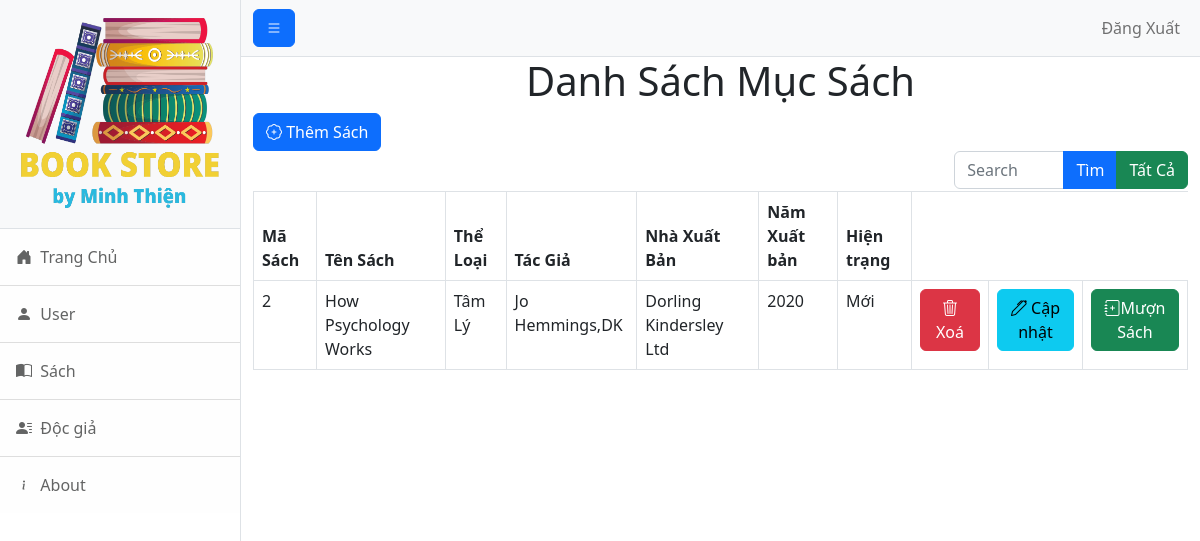
The page /thuvien/Sach/book.php on the database as committed earlier.
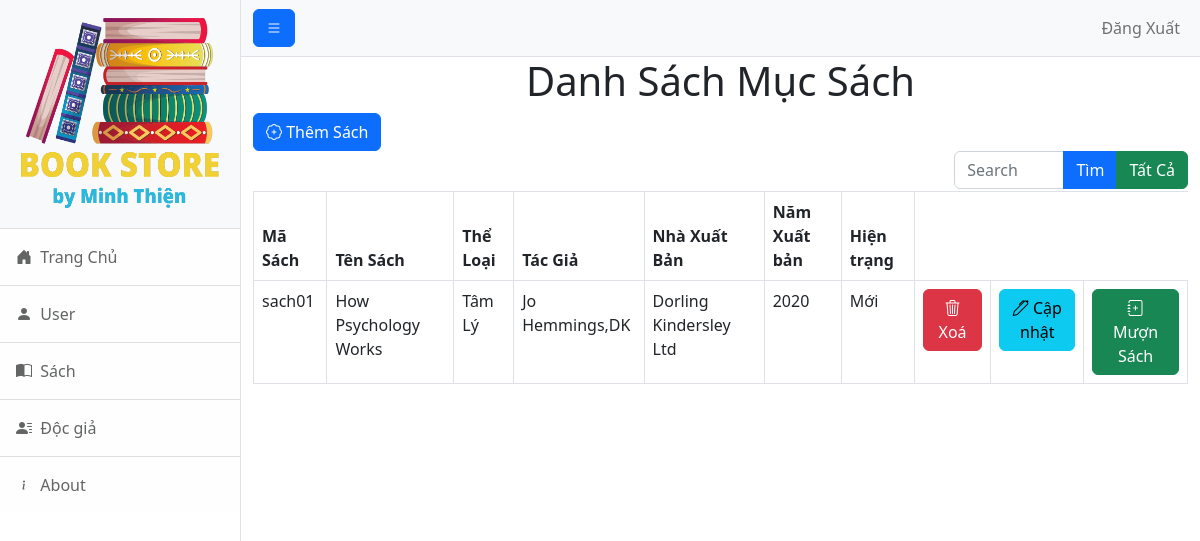
The same page on the database as committed later.
### tables this page shows
CREATE TABLE `sach` (
  `masach` varchar(10) NOT NULL,
  `tensach` varchar(50) NOT NULL,
  `matheloai` varchar(10) NOT NULL,
  `tacgia` varchar(50) NOT NULL,
  `manxb` varchar(10) NOT NULL,
  `namxuatban` year(4) NOT NULL,
  `hientrang` varchar(20) NOT NULL
);

CREATE TABLE `theloai` (
  `matheloai` varchar(10) NOT NULL,
  `tentheloai` varchar(50) NOT NULL
);

CREATE TABLE `nhaxuatban` (
  `manxb` varchar(10) NOT NULL,
  `tennxb` varchar(50) NOT NULL,
  `diachinxb` varchar(100) NOT NULL,
  `emailnxb` varchar(50) NOT NULL,
  `infonxb` varchar(100) NOT NULL
);

### thuvien/Sach/book.php (the view, shortened to what this page needs)
<!DOCTYPE html>
<html lang="en">
<head>
    <link rel="stylesheet" href="css/styles.css">
</head>
<body>
    <div class="d-flex" id="wrapper">
        <div class="border-end bg-white" id="sidebar-wrapper">
            <div class="sidebar-heading border-bottom bg-light"><img height="200px" width="200px" src="img/logo.png"></div>
            <div class="list-group list-group-flush">
                <a class="bi bi-house-door-fill list-group-item list-group-item-action list-group-item-light p-3 " href="../home.php"> &nbspTrang Chủ</a>
                <a class="bi bi-person-fill list-group-item list-group-item-action list-group-item-light p-3" href="../admin.php"> &nbspUser</a>
                <a class="bi bi-book-half list-group-item list-group-item-action list-group-item-light p-3" href="book.php"> &nbspSách</a>
                <a class="bi bi-person-lines-fill list-group-item list-group-item-action list-group-item-light p-3" href="../DocGia/docgia.php"> &nbspĐộc giả</a>
                <a class="bi bi-info list-group-item list-group-item-action list-group-item-light p-3" href="#!"> &nbspAbout</a>
            </div>
        </div>
        <div id="page-content-wrapper">
            <nav class="navbar navbar-expand-lg navbar-light bg-light border-bottom">
                <div class="container-fluid">
                    <button class="bi bi-list btn btn-primary" id="sidebarToggle"></button>
                    <div class="collapse navbar-collapse" id="navbarSupportedContent">
                        <ul class="navbar-nav ms-auto mt-2 mt-lg-0">
                            <li class="nav-item "><a class="nav-link" href="../logout.php">Đăng Xuất</a></li>
                        </ul>
                    </div>
                </div>
            </nav>
            <div class="container-fluid ">
                <h1 class="text-center">Danh Sách Mục Sách</h1>
                <?php include("form_add_book.php")  ?>
                <?php
                include("../connect.php");
                if (isset($_REQUEST["search"])) {
                    $search = addslashes($_GET['search']);
                    if (empty($search)) {
                        echo  "alert ('Vui lòng nhập vào ô tìm kiếm!!');";
                    } else {
                        $key = $_GET['search'];
                        $query = "SELECT * FROM sach,theloai,nhaxuatban WHERE tensach LIKE '%$search%' and sach.matheloai = theloai.matheloai AND sach.manxb = nhaxuatban.manxb ";
                    }
                } else {
                    $query = "SELECT * FROM sach,theloai,nhaxuatban WHERE sach.matheloai = theloai.matheloai AND sach.manxb = nhaxuatban.manxb";
                }
                $ketqua = mysqli_query($connect, $query);
                ?>
                <form class="" action="" method="get">
                    <div class="ms-5 input-group rounded float-end w-25">
                        <input type="text" name="search" class="form-control" placeholder="Search" />
                        <input class="bi bi-search btn btn-primary" type="submit" value="Tìm">
                        <input value="Tất Cả" class="btn btn-success" type="button" onclick="window.location.href='book.php'">
                    </div>
                </form>
                <br>
                <table class="table table-bordered mt-3">
                    <thead>
                        <tr>
                            <th scope="col">Mã Sách</th>
                            <th scope="col">Tên Sách</th>
                            <th scope="col">Thể Loại</th>
                            <th scope="col">Tác Giả</th>
                            <th scope="col">Nhà Xuất Bản</th>
                            <th scope="col">Năm Xuất bản</th>
                            <th scope="col">Hiện trạng</th>
                        </tr>
                    </thead>
                    <tbody>
                        <tr>
                            <?php
                            while ($row = mysqli_fetch_array($ketqua)) {
                                echo "<tr>";
                                echo "<td>" . $row["masach"] . "</td>";
                                echo "<td>" . $row["tensach"] . "</td>";
                                echo "<td>" . $row["tentheloai"] . "</td>";
                                echo "<td>" . $row["tacgia"] . "</td>";
                                echo "<td>" . $row["tennxb"] . "</td>";
                                echo "<td>" . $row["namxuatban"] . "</td>";
                                echo "<td>" . $row["hientrang"] . "</td>";
                                echo "<td><center><a class=\"text-decoration-none bi bi-trash3 btn btn-danger \" href=\"delete_book.php?masach=" . $row["masach"] . "\"> Xoá</a> </center> </td>";
                                echo "<td><center><a class=\"text-decoration-none bi bi-pen btn btn-info\" href=\"edit_book.php?masach=" . $row["masach"] . "\"> Cập nhật</a></center></td>";
                                echo "<td><center><a class=\"text-decoration-none bi bi-journal-plus btn btn-success\" href=\"../MUONTRA/vaymuon.php?masach=" . $row["masach"] . "\">Mượn Sách</a></center></td>";
                            }
                            ?>
                        </tr>
                    </tbody>
                </table>
            </div>
        </div>
    </div>
</body>
</html>

### thuvien/Sach/form_add_book.php (shortened to what this page needs)
<button type="button" id="sidebarToggle" class="bi bi-patch-plus btn btn-primary" data-bs-toggle="modal" data-bs-target="#exampleModal">
    Thêm Sách</button>

Rows that differ between the two databases and show on the page:
removed sach: masach "2", tensach "How Psychology Works", theloai.tentheloai "Tâm Lý", tacgia "Jo Hemmings,DK", nhaxuatban.tennxb "Dorling Kindersley Ltd", namxuatban "2020", hientrang "Mới"
added sach: masach "sach01", tensach "How Psychology Works", theloai.tentheloai "Tâm Lý", tacgia "Jo Hemmings,DK", nhaxuatban.tennxb "Dorling Kindersley Ltd", namxuatban "2020", hientrang "Mới"
